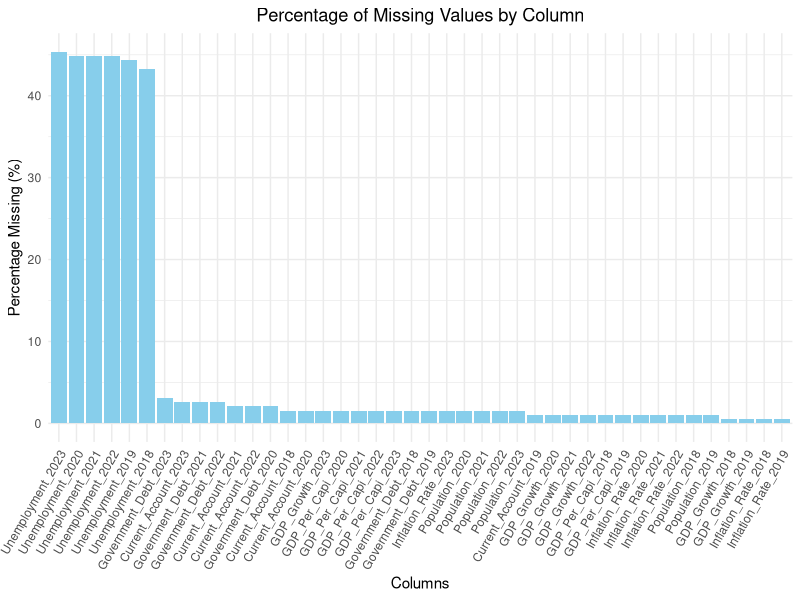
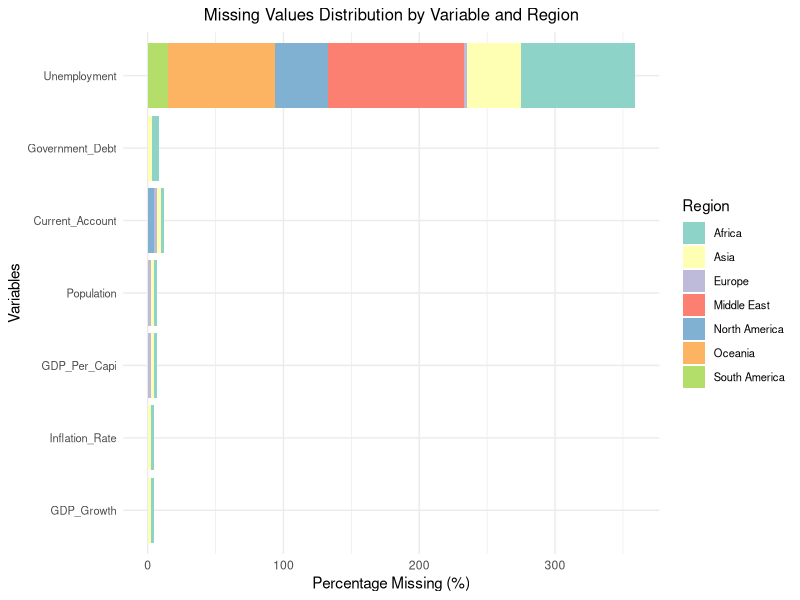

Here is the R script that generated these plots, in order:
## ---- chunk 1
library(ggplot2)
library(tidyr)
library(dplyr)
library(tibble)
library(reshape2)
## ---- chunk 2
data <- read.csv("Merged_data.csv")[,-1]
## ---- chunk 3
missing_percentage <- colSums(is.na(data)) / nrow(data) * 100
missing_percentage <- missing_percentage[missing_percentage > 0]
missing_df <- data.frame(Column = names(missing_percentage), Percentage = missing_percentage)

ggplot(missing_df, aes(x = reorder(Column, -Percentage), y = Percentage)) +
  geom_bar(stat = "identity", fill = "skyblue") +
  labs(title = "Percentage of Missing Values by Column", x = "Columns", y = "Percentage Missing (%)") +
  theme_minimal() +
  theme(axis.text.x = element_text(angle = 60, hjust = 1), plot.title = element_text(hjust = 0.5))
## ---- chunk 4
missing_stacked <- data |>
  group_by(Region) |>
  summarise(across(everything(), ~mean(is.na(.)) * 100)) |>
  pivot_longer(-Region, 
               names_to = "Variable", 
               values_to = "Percentage") |>
  filter(Percentage > 0) |>  # Only keep variables with missing values
  mutate(Variable = gsub("_[0-9]{4}$", "", Variable)) |>
  group_by(Variable, Region) |>
  summarise(Percentage = mean(Percentage), .groups = "drop") |>
  filter(!is.na(Region))


ggplot(missing_stacked, 
       aes(x = reorder(Variable, Percentage), 
           y = Percentage, 
           fill = Region)) +
  geom_bar(stat = "identity", position = "stack") +
  coord_flip() +
  scale_fill_brewer(palette = "Set3") +
  labs(title = "Missing Values Distribution by Variable and Region",
       x = "Variables",
       y = "Percentage Missing (%)") +
  theme_minimal() +
  theme(
    plot.title = element_text(size = 12, hjust = 0.5),
    axis.text.y = element_text(size = 8),
    legend.position = "right",
    legend.text = element_text(size = 8))
